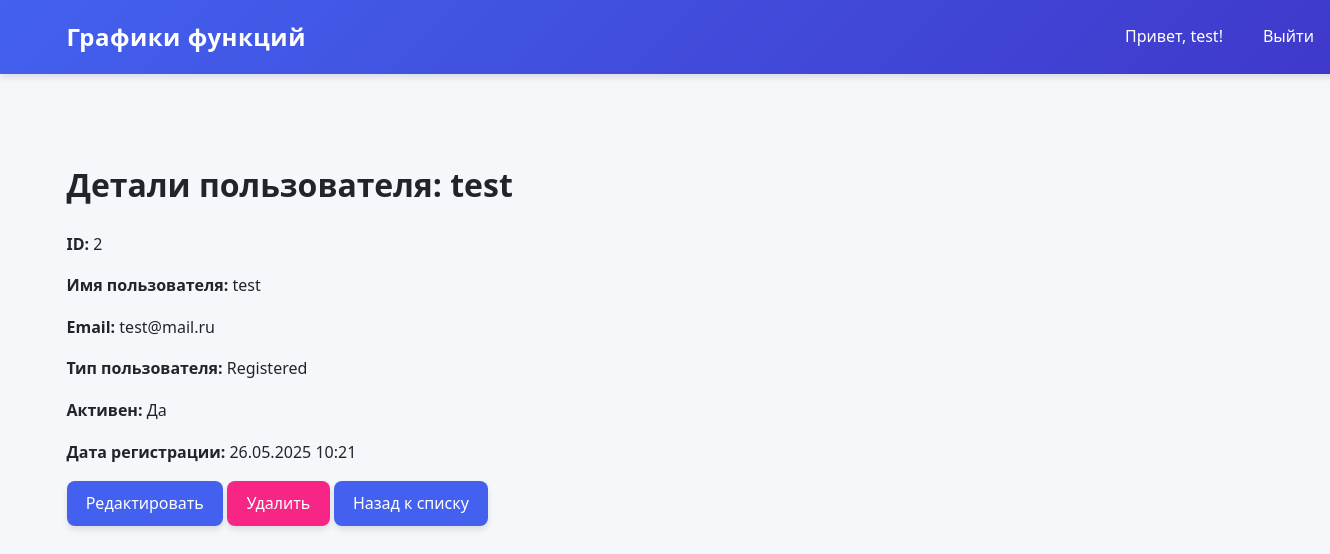
/admin-panel/users/2/ (signed in), run on the app's committed database.
### graphs/models.py (models this page shows, shortened)
class CustomUser(AbstractUser):
    USER_TYPE_CHOICES = (
        ('admin', 'Admin'),
        ('registered', 'Registered'),
        ('guest', 'Guest'),
    )
    user_type = models.CharField(
        max_length=20,
        choices=USER_TYPE_CHOICES,
        default='registered'  # Установите registered по умолчанию
    )
    email = models.EmailField(unique=True)

### graphs/views.py (the view)
# urls.py: path('admin-panel/users/<int:pk>/', views.user_detail, name='user_detail'),
@login_required
@user_passes_test(is_admin)
def user_detail(request, pk):
    user = get_object_or_404(CustomUser, pk=pk)
    return render(request, 'graphs/user_detail.html', {'user': user})

### graphs/views.py (called while the page is built)
def is_admin(user):
    return user.user_type == 'admin'

### templates/graphs/user_detail.html
{% extends 'graphs/base.html' %}
{% block content %}
<div class="user-detail">
    <h1>Детали пользователя: {{ user.username }}</h1>
    <div class="user-info">
        <p><strong>ID:</strong> {{ user.id }}</p>
        <p><strong>Имя пользователя:</strong> {{ user.username }}</p>
        <p><strong>Email:</strong> {{ user.email }}</p>
        <p><strong>Тип пользователя:</strong> {{ user.get_user_type_display }}</p>
        <p><strong>Активен:</strong> {{ user.is_active|yesno:"Да,Нет" }}</p>
        <p><strong>Дата регистрации:</strong> {{ user.date_joined|date:"d.m.Y H:i" }}</p>
    </div>
    <div class="actions">
        <a href="{% url 'edit_user' user.pk %}" class="btn">Редактировать</a>
        <a href="{% url 'delete_user' user.pk %}" class="btn btn-danger">Удалить</a>
        <a href="{% url 'user_list' %}" class="btn">Назад к списку</a>
    </div>
</div>
{% endblock %}

### templates/graphs/base.html (shortened to what this page needs)
<!DOCTYPE html>
<html lang="ru">
<head>
</head>
<body>
    <nav class="navbar">
    <a href="{% url 'graph_list' %}" class="navbar-brand">Графики функций</a>
    <div class="nav-links">
        {% if user.is_authenticated %}
            <span style="color: white;">Привет, {{ user.username }}!</span>
            <a href="{% url 'logout' %}">Выйти</a>
        {% else %}
            <div class="auth-links">
                <a href="{% url 'login' %}">Вход</a>
                <a href="{% url 'register' %}">Регистрация</a>
            </div>
        {% endif %}
    </div>
</nav>
    <main>
        {% block content %}{% endblock %}
    </main>
</body>
</html>

### templates/graphs/base.html (style rules this page uses)
:root { --primary-color: #4361ee; --primary-hover: #3a56d4; --secondary-color: #3f37c9; --danger-color: #f72585; --danger-hover: #e5177b; --success-color: #4cc9f0; --light-color: #f8f9fa; --dark-color: #212529; --gray-color: #6c757d; --border-radius: 8px; --box-shadow: 0 4px 6px rgba(0, 0, 0, 0.1); --transition: all 0.3s ease; }
body { font-family: 'Segoe UI', Tahoma, Geneva, Verdana, sans-serif; line-height: 1.6; color: var(--dark-color); background-color: #f5f7fa; margin: 0; padding: 0; }
.navbar { background: linear-gradient(135deg, var(--primary-color), var(--secondary-color)); padding: 1rem 2rem; display: flex; justify-content: space-between; align-items: center; box-shadow: var(--box-shadow); position: sticky; top: 0; z-index: 1000; }
.navbar-brand { color: white; font-size: 1.5rem; font-weight: 700; text-decoration: none; letter-spacing: 0.5px; }
.nav-links { display: flex; gap: 1.5rem; align-items: center; }
.nav-links a, .auth-links a { color: white; text-decoration: none; padding: 0.5rem 1rem; border-radius: var(--border-radius); transition: var(--transition); font-weight: 500; }
.btn { display: inline-block; padding: 0.6rem 1.2rem; background-color: var(--primary-color); color: white; text-decoration: none; border-radius: var(--border-radius); border: none; cursor: pointer; font-weight: 500; transition: var(--transition); box-shadow: var(--box-shadow); }
.btn-danger { background-color: var(--danger-color); }
main { max-width: 1200px; margin: 2rem auto; padding: 0 1.5rem; }
body { min-height: 100vh; display: flex; flex-direction: column; }
main { flex: 1; max-width: none; width: 100%; padding: 2rem 5%; }
.navbar { padding: 1rem 5%; width: 95vw; }

### data on the page
CustomUser: username "test", id "2", email "test@mail.ru", user_type "Registered", is_active "Да", date_joined "26.05.2025 10:21"
